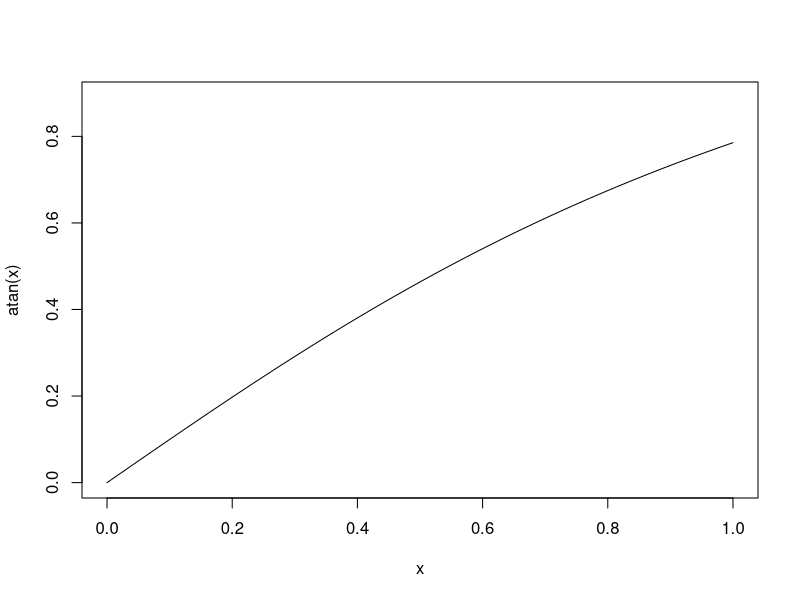

Here is the R script that generated this plot:
# GRAFICA 

curve(atan(x), from = 0, to = 1, ylim = c(0,0.89))

# VALOR DE C

c <- 0.85

#CALCULO DE ACIERTOS

n_a <- c()
i <- 0
while(i < 10000){
  u1 <- runif(1)
  u2 <- runif(1,0,0.85)
  id <- u2 < sqrt(atan(u1))
  n_a <- c(n_a,id)
  i <- i+1 
  
}

  
p <- (sum(n_a)/10000)

#INTERVALO DE CONFIANZA

alpha <- 0.05
z <- qnorm(0.975,0,1)

a <- (c*p) - z*(c*sqrt(p*(1-p)))/sqrt(10000)
b <- (c*p) + z*(c*sqrt(p*(1-p)))/sqrt(10000)
